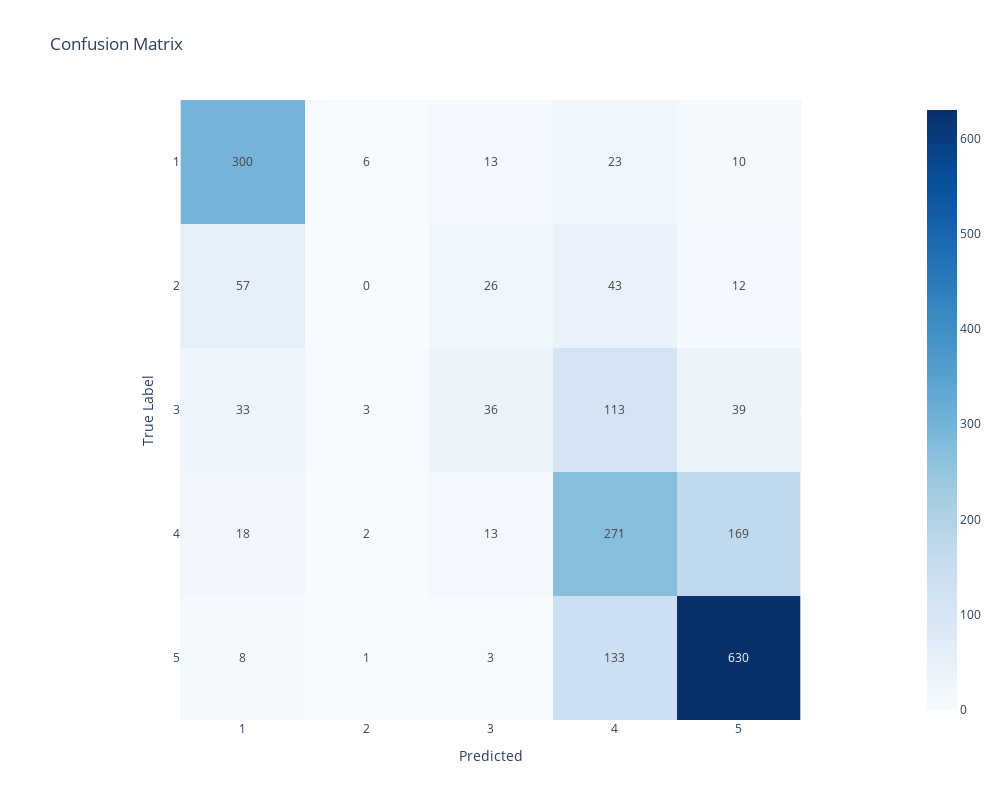

Notebook code for this chart:
### Markdown cell above
## Report

### Code cell
baseline_model.class_report(class_labels)

### Figure 1 — Plotly figure (JSON) as saved in the notebook; plotly's stock layout.template omitted (floating-point values rounded to 4 significant figures)
{"data": [{"coloraxis": "coloraxis", "hovertemplate": "Predicted: %{x}<br>True Label: %{y}<br>color: %{z}<extra></extra>", "name": "0", "texttemplate": "%{z}", "type": "heatmap", "x": ["1", "2", "3", "4", "5"], "xaxis": "x", "y": ["1", "2", "3", "4", "5"], "yaxis": "y", "z": [[300, 6, 13, 23, 10], [57, 0, 26, 43, 12], [33, 3, 36, 113, 39], [18, 2, 13, 271, 169], [8, 1, 3, 133, 630]]}], "layout": {"coloraxis": {"colorscale": [[0, "rgb(247,251,255)"], [0.125, "rgb(222,235,247)"], [0.25, "rgb(198,219,239)"], [0.375, "rgb(158,202,225)"], [0.5, "rgb(107,174,214)"], [0.625, "rgb(66,146,198)"], [0.75, "rgb(33,113,181)"], [0.875, "rgb(8,81,156)"], [1, "rgb(8,48,107)"]]}, "height": 800, "title": {"text": "Confusion Matrix"}, "width": 1000, "xaxis": {"anchor": "y", "constrain": "domain", "domain": [0, 1], "scaleanchor": "y", "title": {"text": "Predicted"}}, "yaxis": {"anchor": "x", "autorange": "reversed", "constrain": "domain", "domain": [0, 1], "title": {"text": "True Label"}}}}
